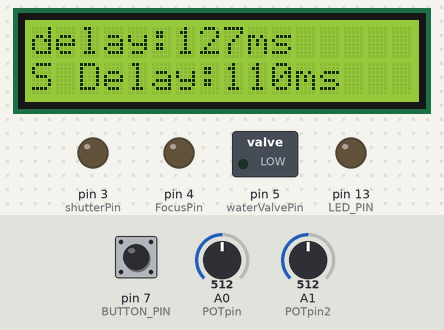
The sketch below on a simulated Arduino Uno, built with avr-gcc and run on an emulated ATmega328P. Shown: 16×2 character LCD, switched loads named in the sketch (green lamp = pin HIGH), output pins drawn as LEDs (lit = HIGH). Inputs (shaded band) come from the test bench; at power-on: pin 7 (BUTTON_PIN) HIGH, A0 (POTpin) = 512, A1 (POTpin2) = 512. What the sketch prints to the serial monitor is not drawn.

Above: at 1.6 s.
1.7 s: pin 7 (BUTTON_PIN) pulled LOW for 0.15 s
At 1.93 s:
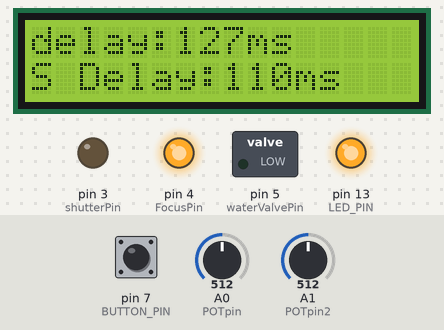
At 2.3 s:
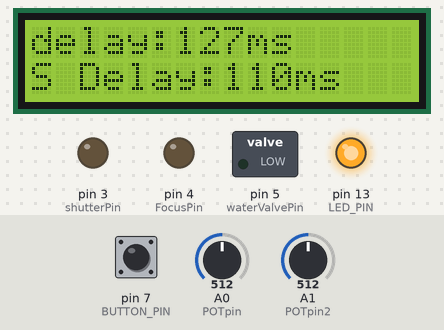
Timing chart, 0 to 4.7 s (numbered marks = the images above; inputs shaded):
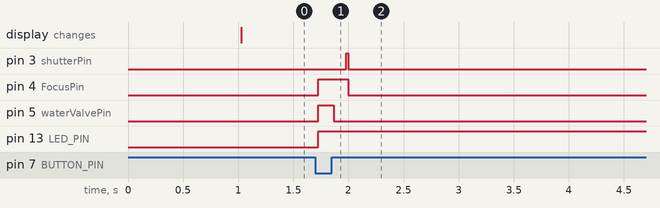

Measured:
- after the input at 1.7 s, pin 3 (shutterPin): LOW → HIGH after 0.28 s, → LOW 0.02 s later; pin 4 (FocusPin): LOW → HIGH at once, → LOW 0.27 s later; pin 5 (waterValvePin): LOW → HIGH at once, → LOW 0.14 s later; pin 13 (LED_PIN): LOW → HIGH at once

The sketch:

water_photography_v2.ino
```cpp
// Include the Bounce2 library found here :
// https://github.com/thomasfredericks/Bounce2
#include <Bounce2.h>
#include <Wire.h>
#include <LiquidCrystal_I2C.h>


// functions
ISR(TIMER1_COMPA_vect); // accurate delay using timer 1 interrupt.
void init_timer1_delay_with_interrupts();
void delay_with_interrupts(int delayValue); // delayValue is in ms
void turnSolenoidOn();
void turnSolenoidOff();
void takePicture();
void displayUpdate();
void turnShutterON();
void turnShutterOFF();
void turnFocusON();
void turnFocusOFF();

// pins
#define shutterPin 3
#define FocusPin 4
#define waterValvePin 5
#define POTpin A0
#define POTpin2 A1
#define BUTTON_PIN 7 // the pin which is used to trigger the water dropping sequence
#define LED_PIN 13
#define shutterResponseTime 0 // shutter response time when shutter pin is activated in ms or relay delay

//constants
#define I2C_address 0x3F
#define DISPLAY_DELAY 1000

//objects
LiquidCrystal_I2C lcd(I2C_address, 16, 2);
Bounce debouncer = Bounce(); // Instantiate a Bounce object

//global variables
unsigned long lastDisplayUpdate = 0;
int dropletSizeDelayValue = 0;
int shutterDelayValue = 200;
volatile bool delayCompleteFlag = false;
int ledState = LOW;
char message ;


void setup() {

  init_timer1_delay_with_interrupts();
  Serial.begin(9600);
  Serial.println("options");
  Serial.println("A Focus ON");
  Serial.println("B Focus OFF");
  Serial.println("C Shutter ON");
  Serial.println("D Shutter OFF");
  Serial.println("E takePicture");

  lcd.begin();


  lcd.backlight(); // Turn on the blacklight and print a message.
  debouncer.attach(BUTTON_PIN, INPUT_PULLUP); // Attach the debouncer to a pin with INPUT_PULLUP mode
  debouncer.interval(25); // Use a debounce interval of 25 milliseconds


  pinMode(LED_PIN, OUTPUT); // Setup the LED
  pinMode(shutterPin, OUTPUT);
  pinMode(FocusPin, OUTPUT);
  pinMode(waterValvePin, OUTPUT);
  digitalWrite(LED_PIN, ledState);

}


void loop() {


  if (Serial.available())
  {
    message = Serial.read();
    switch (message)
    {
      case 'A': turnFocusON();    break;
      case 'B': turnFocusOFF();   break;
      case 'C': turnShutterON();   break;
      case 'D': turnShutterOFF();  break;
      case 'E': takePicture();
    }
  }
  debouncer.update(); // Update the Bounce instance

  dropletSizeDelayValue = map(analogRead(POTpin2), 0, 1023, 5, 250);
  shutterDelayValue = map(analogRead(POTpin), 0, 1023, 20, 200);

  if ( debouncer.fell() ) {  // Call code if button transitions from HIGH to LOW
    ledState = !ledState; // Toggle LED state
    digitalWrite(LED_PIN, ledState); // Apply new LED state
    turnFocusON(); // comment out this line if using MANUAL FOCUS
    turnSolenoidOn();
    delay_with_interrupts(dropletSizeDelayValue); // later change delay to millis() // turns on solenoid for dropletSizeDelayValue ms
    turnSolenoidOff();
    delay_with_interrupts(shutterDelayValue  - shutterResponseTime);
    turnShutterON();
    delay_with_interrupts(20);
    turnShutterOFF();
    turnFocusOFF();

  }
  else
  {
    displayUpdate(); // only display when switch is not pressed, improves timing.
  }

}

void turnSolenoidOn()
{
  Serial.println("waterValve ON");
  digitalWrite(waterValvePin, HIGH);

}

void turnSolenoidOff()
{
  Serial.println("waterValve OFF");
  digitalWrite(waterValvePin, LOW);

}


void turnShutterON()
{
  Serial.println("Shutter ON");
  digitalWrite(shutterPin, HIGH);
}
void turnShutterOFF()
{
  Serial.println(" Shutter OFF");
  digitalWrite(shutterPin, LOW);
}
void turnFocusON()
{
  Serial.println("Focus ON");
  digitalWrite(FocusPin, HIGH);
}
void turnFocusOFF()
{
  Serial.println(" Focus OFF");
  digitalWrite(FocusPin, LOW);
}

void takePicture()
{
  Serial.println("Picture taken");
  turnShutterON();
  delay(10);
  turnShutterOFF();
}


void displayUpdate() // updates I2C display and Serial monitor display if enabled in "SerialDebugging"
{
  if ((millis() - lastDisplayUpdate) > DISPLAY_DELAY) {
    lastDisplayUpdate = millis();
    lcd.clear();
    lcd.print("delay:");
    lcd.print(dropletSizeDelayValue);
    lcd.print("ms");
    lcd.setCursor(0, 1);
    lcd.print("S Delay:");
    lcd.print(shutterDelayValue);
    lcd.print("ms");


  }

}


void init_timer1_delay_with_interrupts()
{
  cli();
  TCCR1A = 0;// set entire TCCR1A register to 0
  TCCR1B = 0;// same for TCCR1B


  TCCR1B = (1 << WGM12); // turn on CTC mode
  TCCR1B |= (1 << CS12) | (1 << CS10);  // Set CS10 and CS12 bits for 1024 prescaler
  OCR1A = 65532;// = (16*10^6) / (1*1024) - 1 (must be <65536)
  sei();

}

void delay_with_interrupts(int delay_value)
{

  float freq = 1000 / delay_value;
  float temp_value = 15625.0; // (F_clk) / /(1024)
  OCR1A = (uint16_t) 15625.0 / freq - 1; // = (16*10^6) / (freq*1024) - 1 (must be <65536)
  // Serial.print("OCR1A = ");
  // Serial.println(OCR1A);

  TCNT1  = 0;
  TIMSK1 |= (1 << OCIE1A);
  TCNT1  = 0;//initialize counter value to 0
  delayCompleteFlag = false;
  sei();
  // Serial.print("delayCompleteFlag = ");
  // Serial.println(delayCompleteFlag);
  while (delayCompleteFlag == false)
  {
   // for (int i = 0; i < 9; i++); // waits until delay period is finished

  }

  delayCompleteFlag = false;
  TIMSK1 &= ~(1 << OCIE1A); // disables timer1 interrupt
  cli();

}

ISR(TIMER1_COMPA_vect)
{
  delayCompleteFlag = true;

}
```
